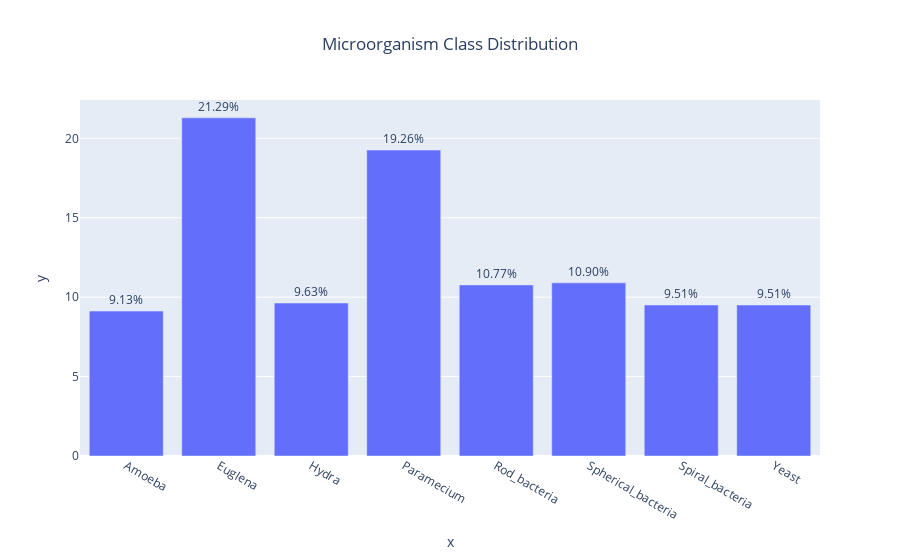

Source (notebook cell):
### Markdown cell above
### Exploratory Data Analysis

### Code cell
total_images = sum(class_distribution.values())


text_labels = [f'{(value / total_images) * 100:.2f}%' for value in class_distribution.values()]

fig = px.bar(
    x=classes_names, 
    # Make Y a %
    y=[(value / total_images) * 100 for value in class_distribution.values()], 
    text=text_labels, 
    title="Microorganism Class Distribution"
)

fig.update_traces(textposition='outside')

fig.update_layout({'title': {'x':0.5}})

fig.show()

### Figure 1 — Plotly figure (JSON) as saved in the notebook; plotly's stock layout.template omitted (floating-point values rounded to 4 significant figures)
{"data": [{"hovertemplate": "x=%{x}<br>y=%{y}<br>text=%{text}<extra></extra>", "legendgroup": "", "marker": {"color": "#636efa", "pattern": {"shape": ""}}, "name": "", "orientation": "v", "showlegend": false, "text": ["9.13%", "21.29%", "9.63%", "19.26%", "10.77%", "10.90%", "9.51%", "9.51%"], "textposition": "outside", "type": "bar", "x": ["Amoeba", "Euglena", "Hydra", "Paramecium", "Rod_bacteria", "Spherical_bacteria", "Spiral_bacteria", "Yeast"], "xaxis": "x", "y": [9.125, 21.29, 9.632, 19.26, 10.77, 10.9, 9.506, 9.506], "yaxis": "y"}], "layout": {"barmode": "relative", "legend": {"tracegroupgap": 0}, "title": {"text": "Microorganism Class Distribution", "x": 0.5}, "xaxis": {"anchor": "y", "domain": [0, 1], "title": {"text": "x"}}, "yaxis": {"anchor": "x", "domain": [0, 1], "title": {"text": "y"}}}}
